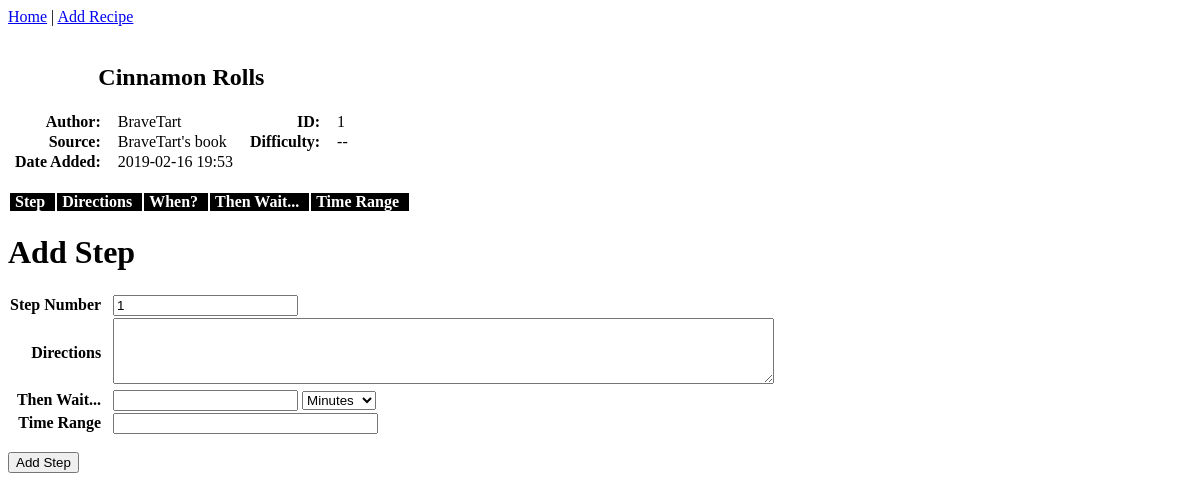
Before: /add_step with the older database file.
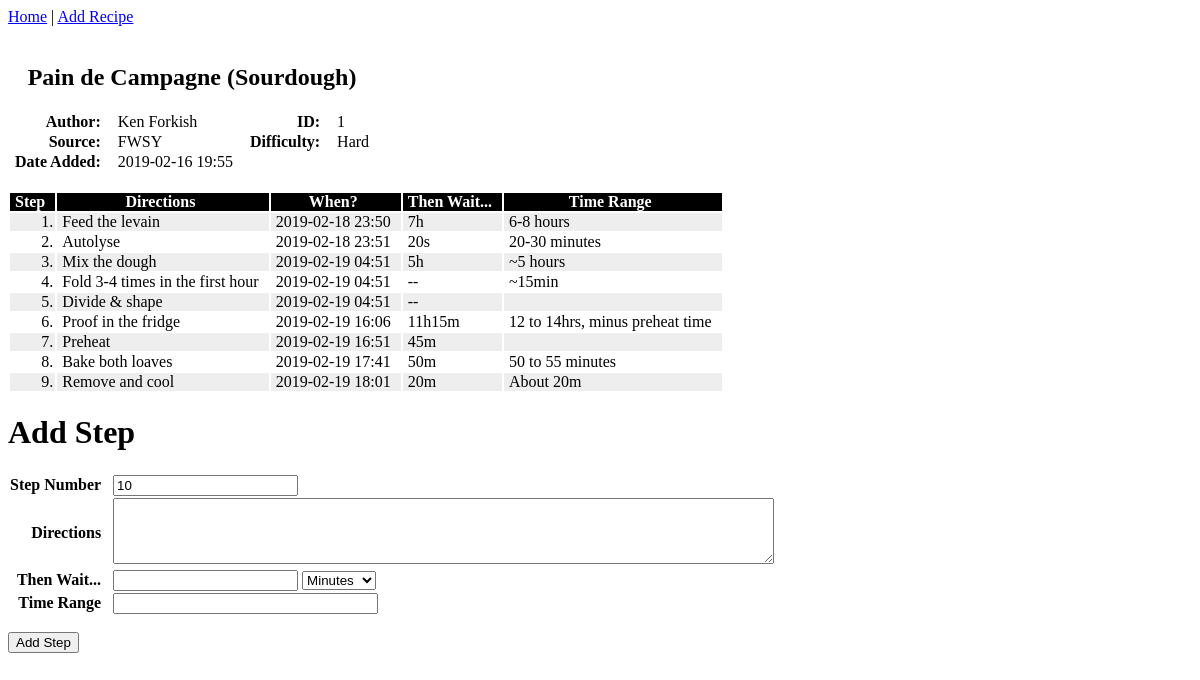
After: the same page with the newer database file.
### app/models.py (models this page shows, shortened)
class Recipe(db.Model):
    id = db.Column(db.Integer, primary_key=True)
    name = db.Column(db.String(64), index=True, unique=True, nullable=False)
    author = db.Column(db.String(64), index=True)
    source = db.Column(db.String(128), index=True)
    difficulty = db.Column(db.String(1), index=True)
    date_added = db.Column(db.DateTime, index=True, default=datetime.utcnow())
    steps = db.relationship('Step', backref='recipe', lazy='dynamic')

class Step(db.Model):
    id = db.Column(db.Integer, primary_key=True)
    recipe_id = db.Column(db.Integer, db.ForeignKey('recipe.id'), nullable=False)
    number = db.Column(db.Integer, index=True)
    text = db.Column(db.String, index=True)
    then_wait = db.Column(db.Integer)
    wait_time_range = db.Column(db.String(64))

### app/routes.py (the view)
@breadapp.route('/add_step', methods=['GET', 'POST'])
def add_step():
    sform = StepForm()
    recipe_id = request.args.get('id') or 1
    sform.recipe_id.data = recipe_id
    recipe = add_recipe_ui_fields(Recipe.query.filter_by(id=recipe_id).first())
    steps = set_when(Step.query.filter_by(recipe_id=recipe_id).order_by(Step.number).all())
    if sform.validate_on_submit():
        units = sform.then_wait_units.data
        then_wait = sform.then_wait.data
        if then_wait is None:
            then_wait = 0
        elif units == 'minutes':
            then_wait = int(round(then_wait * 60, 0))
        elif units == 'hours':
            then_wait = int(round(then_wait * 60 * 60, 0))
        sdata = Step(recipe_id=recipe_id, number=sform.number.data, text=sform.text.data, then_wait=then_wait,
                     wait_time_range=sform.wait_time_range.data)
        db.session.add(sdata)
        db.session.commit()
        return redirect(url_for('add_step') + '?id={}'.format(recipe_id))
    elif request.method == 'GET':  # pre-populate the form with the recipe info and any existing steps
        max_step = Step.query.filter_by(recipe_id=recipe_id).order_by(Step.number.desc()).first()
        if max_step is None:
            sform.number.data = 1
        else:
            sform.number.data = max_step.number + 1
    return render_template('add_step.html', title='Add Step', recipe=recipe, steps=steps, sform=sform)

### app/forms.py (shortened to what this page needs)
class StepForm(FlaskForm):
    recipe_id = IntegerField('Recipe ID')
    number = IntegerField('Step Number')
    text = TextAreaField('Directions', validators=[DataRequired(), Length(max=512)])
    then_wait = DecimalField('Then Wait...', validators=[Optional(), NumberRange(min=0)])
    then_wait_units = SelectField('Units', validators=[DataRequired()], default='minutes',
                                  choices=[('hours', 'Hours'), ('minutes', 'Minutes'), ('seconds', 'Seconds')])
    wait_time_range = StringField('Time Range')
    submit = SubmitField('Add Step')

### app/routes.py (called while the page is built)
def time_string(num):
    if num is None: return ''
    else:
        hours = num // 3600
        if hours == 0:
            hstr = ''
        else:
            hstr = str(hours) + 'h'
        num %= 3600
        minutes = num // 60
        if minutes == 0:
            mstr = ''
        else:
            mstr = str(minutes) + 'm'
        num %= 60
        seconds = num
        if seconds == 0:
            sstr = ''
        else:
            sstr = str(seconds) + 's'
        return hstr + mstr + sstr

### app/templates/add_step.html (shortened to what this page needs)
{% extends "steps.html" %}
{% block add_step %}
    <div id="add_step">
        <h1>Add Step</h1>
        <form action="" method="post">
            <table id="step_form">
                <tr>
                    <th>{{ sform.number.label }}</th>
                    <td>{{ sform.number(size=5) }}</td>
                </tr>
                <tr>
                    <th>{{ sform.text.label }}</th>
                    <td>{{ sform.text(cols=80, rows=4) }}</td>
                </tr>
                <tr>
                    <th>{{ sform.then_wait.label }}</th>
                    <td>{{ sform.then_wait(size=5) }} {{ sform.then_wait_units }}
                    </td>
                </tr>
                <tr>
                    <th>{{ sform.wait_time_range.label }}</th>
                    <td>{{ sform.wait_time_range(size=30) }}</td>
                </tr>
            </table>
            <p>{{ sform.submit() }}</p>
        </form>
    </div>
{% endblock %}

### app/templates/steps.html (shortened to what this page needs)
{% extends "recipe.html" %}
{% block steps_list %}
    <div id="steps">
        <table id="steps_list">
            <tr id="step_header_row">
                <th>Step</th>
                <th>Directions</th>
                <th>When?</th>
                <th>Then Wait...</th>
                <th>Time Range</th>
            </tr>
            {% for step in steps %}
                <tr id="step_row">
                    <td id="step_number">{{ step.number }}.</td>
                    <td>{{ step.text }}</td>
                    <td>{{ step.when }}</td>
                    <td>{{ step.then_wait_ui }}</td>
                    <td>{{ step.wait_time_range }}</td>
                </tr>
            {% endfor %}
        </table>
    </div>
    {% block add_step %}
    {% endblock %}
{% endblock %}

### app/templates/recipe.html
{% extends "base.html" %}
{% block content %}
    <div id="recipe_display">
        <table id="single_recipe">
            <tr id="recipe_title_row">
                <td colspan="4"><h2>{{ recipe.name }}</h2></td>
            </tr>
            <tr id="recipe_row1">
                <th>Author:</th>
                <td>{{ recipe.author }}</td>
                <th>ID:</th>
                <td>{{ recipe.id }}</td>
            </tr>
            <tr id="recipe_row2">
                <th>Source:</th>
                <td>{{ recipe.source }}</td>
                <th>Difficulty:</th>
                <td>{{ recipe.difficulty_ui }}</td>
            </tr>
            <tr id="recipe_row3">
                <th>Date Added:</th>
                <td>{{ recipe.date_added_ui }}</td>
            </tr>
        </table>
    </div>
    <br>
    {% block steps_list %}
    {% endblock %}
{% endblock %}

Changed rows visible on the page:
changed Recipe id 1: name "Cinnamon Rolls" → "Pain de Campagne (Sourdough)"; author "BraveTart" → "Ken Forkish"; source "BraveTart's book" → "FWSY"
now on this page (row edited): Step: number "1", text "Feed the levain", when "2019-02-18 23:50", then_wait_ui "7h", wait_time_range "6-8 hours"
now on this page (row edited): Step: number "2", text "Autolyse", when "2019-02-18 23:51", then_wait_ui "20s", wait_time_range "20-30 minutes"
now on this page (row edited): Step: number "3", text "Mix the dough", when "2019-02-19 04:51", then_wait_ui "5h", wait_time_range "~5 hours"
now on this page (row edited): Step: number "4", text "Fold 3-4 times in the first hour", when "2019-02-19 04:51", then_wait_ui "--", wait_time_range "~15min"
now on this page (row edited): Step: number "5", text "Divide & shape", when "2019-02-19 04:51", then_wait_ui "--"
now on this page (row edited): Step: number "6", text "Proof in the fridge", when "2019-02-19 16:06", then_wait_ui "11h15m", wait_time_range "12 to 14hrs, minus preheat time"
now on this page (row edited): Step: number "7", text "Preheat", when "2019-02-19 16:51", then_wait_ui "45m"
added Step: number "8", text "Bake both loaves", when "2019-02-19 17:41", then_wait_ui "50m", wait_time_range "50 to 55 minutes"
added Step: number "9", text "Remove and cool", when "2019-02-19 18:01", then_wait_ui "20m", wait_time_range "About 20m"
Other visible differences:
{{ recipe.difficulty_ui }}: "--" → "Hard"
{{ recipe.date_added_ui }}: "2019-02-16 19:53" → "2019-02-16 19:55"
form field number: "1" → "10"
